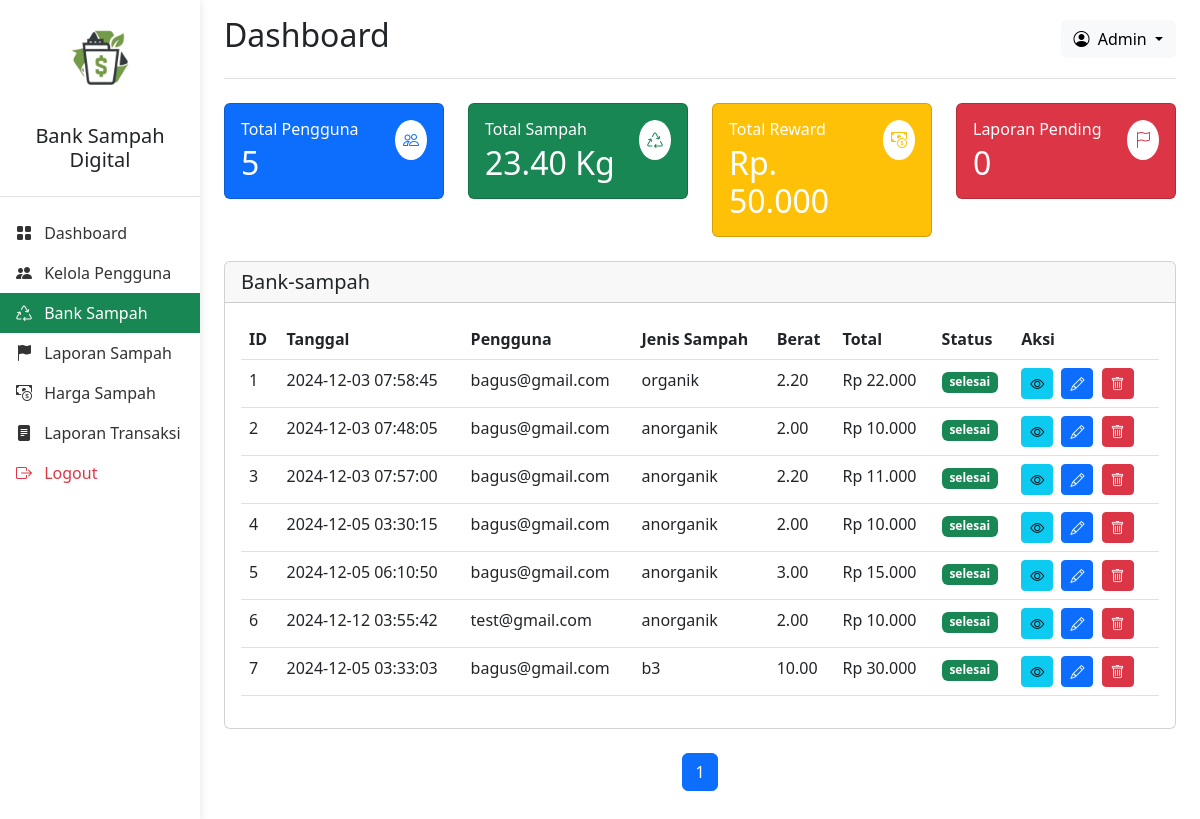
Page /dashboard/bank-sampah.php (signed in) on the committed database.
### tables this page shows
CREATE TABLE `setor_sampah` (
  `id_setor` int NOT NULL,
  `id_user` int DEFAULT NULL,
  `id_kategori` int DEFAULT NULL,
  `berat` decimal(10,2) NOT NULL,
  `total_harga` decimal(10,2) NOT NULL,
  `status` enum('pending','proses','selesai') NOT NULL DEFAULT 'pending',
  `tanggal_setoran` timestamp NULL DEFAULT CURRENT_TIMESTAMP
);

CREATE TABLE `users` (
  `id_user` int NOT NULL,
  `email` varchar(255) NOT NULL,
  `password` varchar(255) NOT NULL,
  `role` enum('user','admin') DEFAULT 'user',
  `tanggal_daftar` timestamp NULL DEFAULT CURRENT_TIMESTAMP
);

CREATE TABLE `kategori_sampah` (
  `id_kategori` int NOT NULL,
  `jenis` enum('organik','anorganik','b3') NOT NULL,
  `harga_per_kg` decimal(10,2) NOT NULL,
  `keterangan` text NOT NULL
);

### dashboard/bank-sampah.php (the view, shortened to what this page needs)
<?php
require_once "../functions/functions.php";
$batas_data = 10;
$halaman = isset($_GET['halaman']) ? (int)$_GET['halaman'] : 1;
$posisi = ($halaman - 1) * $batas_data;
$query_total = "SELECT COUNT(*) AS total FROM setor_sampah";
$total_result = $conn->query($query_total);
$total_data = $total_result->fetch_assoc()['total'];
$total_halaman = ceil($total_data / $batas_data);
$stmt = $conn->prepare("SELECT setor_sampah.*, users.email, kategori_sampah.jenis
                        FROM setor_sampah
                        INNER JOIN users ON setor_sampah.id_user = users.id_user
                        INNER JOIN kategori_sampah ON setor_sampah.id_kategori = kategori_sampah.jenis
                        LIMIT ?, ?");
$stmt->bind_param("ii", $posisi, $batas_data);
$stmt->execute();
$result = $stmt->get_result();
$i = $posisi + 1;
?>
<!DOCTYPE html>
<html lang="id">
<head>
    <link href="https://cdn.jsdelivr.net/npm/bootstrap@5.3.0/dist/css/bootstrap.min.css" rel="stylesheet">
    <link href="https://cdn.jsdelivr.net/npm/bootstrap-icons@1.7.2/font/bootstrap-icons.css" rel="stylesheet">
    <link rel="stylesheet" href="../assets/css/admin.css">
</head>
<body>
    <div class="container-fluid">
        <div class="row">
            <div class="col-md-3 col-lg-2 px-0 bg-white sidebar">
                <div class="d-flex flex-column">
                    <div class="text-center p-3 border-bottom">
                        <img src="../assets/img/Logo.png" alt="Logo" class="img-fluid mb-2" style="max-width: 100px;">
                        <h5>Bank Sampah Digital</h5>
                    </div>
                    <ul class="nav flex-column py-3">
                        <li class="nav-item">
                            <a class="nav-link" href="admin.php">
                                <i class="bi bi-grid-fill me-2"></i>
                                Dashboard
                            </a>
                        </li>
                        <li class="nav-item">
                            <a class="nav-link" href="Kelola.php">
                                <i class="bi bi-people-fill me-2"></i>
                                Kelola Pengguna
                            </a>
                        </li>
                        <li class="nav-item">
                            <a class="nav-link active" href="Bank-sampah.php">
                                <i class="bi bi-recycle me-2"></i>
                                Bank Sampah
                            </a>
                        </li>
                        <li class="nav-item">
                            <a class="nav-link" href="Laporan.php">
                                <i class="bi bi-flag-fill me-2"></i>
                                Laporan Sampah
                            </a>
                        </li>
                        <li class="nav-item">
                            <a class="nav-link" href="Harga.php">
                                <i class="bi bi-cash-coin me-2"></i>
                                Harga Sampah
                            </a>
                        </li>
                        <li class="nav-item">
                            <a class="nav-link" href="Transaksi.php">
                                <i class="bi bi-file-text-fill me-2"></i>
                                Laporan Transaksi
                            </a>
                        </li>
                        <li class="nav-item mt-auto">
                            <a class="nav-link text-danger" href="<?php echo $GLOBALS['base_url']; ?>/user/logout.php">
                                <i class="bi bi-box-arrow-right me-2"></i>
                                Logout
                            </a>
                        </li>
                    </ul>
                </div>
            </div>
            <div class="col-md-9 col-lg-10 ms-sm-auto px-4 py-3">
                <header class="d-flex justify-content-between align-items-center pb-3 mb-4 border-bottom">
                    <h1 class="h2">Dashboard</h1>
                    <div class="d-flex align-items-center">
                        <div class="dropdown">
                            <button class="btn btn-light dropdown-toggle" type="button" id="profileDropdown" data-bs-toggle="dropdown">
                                <i class="bi bi-person-circle me-1"></i>
                                Admin
                            </button>
                        </div>
                    </div>
                </header>
                <div class="row g-4 mb-4">
                    <div class="col-md-3">
                        <div class="card card-dashboard bg-primary text-white">
                            <div class="card-body">
                                <div class="d-flex justify-content-between align-items-start">
                                    <div>
                                        <h6 class="card-title mb-1">Total Pengguna</h6>
                                        <h2 class="mb-0"><?= totaluser(); ?></h2>
                                    </div>
                                    <div class="bg-white rounded-circle p-2">
                                        <i class="bi bi-people text-primary"></i>
                                    </div>
                                </div>
                            </div>
                        </div>
                    </div>
                    <div class="col-md-3">
                        <div class="card card-dashboard bg-success text-white">
                            <div class="card-body">
                                <div class="d-flex justify-content-between align-items-start">
                                    <div>
                                        <h6 class="card-title mb-1">Total Sampah</h6>
                                        <h2 class="mb-0"><?= totalsampah(); ?></h2>
                                    </div>
                                    <div class="bg-white rounded-circle p-2">
                                        <i class="bi bi-recycle text-success"></i>
                                    </div>
                                </div>
                            </div>
                        </div>
                    </div>
                    <div class="col-md-3">
                        <div class="card card-dashboard bg-warning text-white">
                            <div class="card-body">
                                <div class="d-flex justify-content-between align-items-start">
                                    <div>
                                    <h6 class="card-title mb-1">Total Reward</h6>
                                    <h2 class="mb-0"><?= reward(); ?></h2>
                                    </div>
                                    <div class="bg-white rounded-circle p-2">
                                        <i class="bi bi-cash-coin text-warning"></i>
                                    </div>
                                </div>
                            </div>
                        </div>
                    </div>
                    <div class="col-md-3">
                        <div class="card card-dashboard bg-danger text-white">
                            <div class="card-body">
                                <div class="d-flex justify-content-between align-items-start">
                                    <div>
                                        <h6 class="card-title mb-1">Laporan Pending</h6>
                                        <h2 class="mb-0"><?php totallapor2(); ?></h2>
                                    </div>
                                    <div class="bg-white rounded-circle p-2">
                                        <i class="bi bi-flag text-danger"></i>
                                    </div>
                                </div>
                            </div>
                        </div>
                    </div>
                </div>
                <div class="card mb-4">
                    <div class="card-header d-flex justify-content-between align-items-center">
                        <h5 class="mb-0">Bank-sampah</h5>
                    </div>
                    <div class="card-body">
                        <div class="table-responsive">
                            <table class="table table-hover">
                                <thead>
                                    <tr>
                                        <th>ID</th>
                                        <th>Tanggal</th>
                                        <th>Pengguna</th>
                                        <th>Jenis Sampah</th>
                                        <th>Berat</th>
                                        <th>Total</th>
                                        <th>Status</th>
                                        <th>Aksi</th>
                                    </tr>
                                </thead>
                                <tbody>
                                <?php while($row = $result->fetch_assoc()): ?>
                                    <tr>
                                        <td><?= $i++; ?></td>
                                        <td><?= $row['tanggal_setoran']; ?></td>
                                        <td><?= $row['email']; ?></td>
                                        <td><?= $row['jenis']; ?></td>
                                        <td><?= $row['berat']; ?></td>
                                        <td><?= "Rp ". number_format($row['total_harga'], 0, ',', '.') ?></td>
                                        <?php if($row['status'] == 'pending'): ?>
                                        <td>
                                            <span class="badge bg-danger">pending</span>
                                        </td>
                                        <?php elseif($row['status'] == 'proses'): ?>
                                        <td>
                                            <span class="badge bg-warning">proses</span>
                                        </td>
                                        <?php elseif($row['status'] == 'selesai'): ?>
                                        <td>
                                            <span class="badge bg-success">selesai</span>
                                        </td>
                                        <?php endif; ?>
                                        <td>
                                            <button class="btn btn-sm btn-info me-1 lihat-btn"
                                                data-bs-toggle="modal"
                                                data-bs-target="#lihatModal"
                                                data-id1="<?= $row['id_setor'] ?>"
                                                data-email1="<?= $row['email'] ?>"
                                                data-jenis1="<?= $row['jenis'] ?>"
                                                data-berat1="<?= $row['berat'] ?>"
                                                data-total1="<?= $row['total_harga'] ?>">
                                                <i class="bi bi-eye"></i>
                                            </button>
                                            <button class="btn btn-sm btn-primary me-1 edit-btn"
                                                data-bs-toggle="modal"
                                                data-bs-target="#editModal"
                                                data-id="<?= $row['id_setor'] ?>"
                                                data-email="<?= $row['email'] ?>"
                                                data-jenis="<?= $row['jenis'] ?>"
                                                data-berat="<?= $row['berat'] ?>"
                                                data-total="<?= $row['total_harga'] ?>"
                                                data-status="<?= $row['status'] ?>">
                                                <i class="bi bi-pencil"></i>
                                            </button>
                                            <button class="btn btn-sm btn-danger me-1 delete-btn"
                                                data-bs-toggle="modal"
                                                data-bs-target="#deleteModal"
                                                data-id="<?= $row['id_setor'] ?>"
                                                data-email="<?= $row['email'] ?>"
                                                data-jenis="<?= $row['jenis'] ?>"
                                                data-berat="<?= $row['berat'] ?>"
                                                data-total="<?= $row['total_harga'] ?>">
                                                <i class="bi bi-trash"></i>
                                            </button>
                                        </td>
                                    </tr>
                                <?php endwhile; ?>
                                </tbody>
                            </table>
                        </div>
                    </div>
                </div>
    <div class="pagination d-flex justify-content-center mt-3">
        <nav aria-label="Page navigation">
            <ul class="pagination">
                <?php
                for($x = 1; $x <= $total_halaman; $x++){
                    $active = ($x == $halaman) ? 'active' : '';
                    echo "<li class='page-item $active'><a class='page-link' href='?halaman=$x'>$x</a></li>";
                }
                ?>
            </ul>
        </nav>
    </div>
        </div>
    </div>
</div>
</body>
</html>

### assets/css/admin.css (style rules this page uses)
.sidebar { min-height: 100vh; box-shadow: 0 0 10px rgba(0,0,0,0.1); }
.nav-link { color: #333; padding: 0.5rem 1rem; }
.nav-link.active { background-color: #198754; color: white; }
.card-dashboard { transition: transform 0.2s; }

### rows in the picture
setor_sampah: tanggal_setoran "2024-12-03 07:58:45", id_user.email "bagus@gmail.com", id_kategori.jenis "organik", berat "2.20", total_harga "22.000", status "selesai"
setor_sampah: tanggal_setoran "2024-12-03 07:48:05", id_user.email "bagus@gmail.com", id_kategori.jenis "anorganik", berat "2.00", total_harga "10.000", status "selesai"
setor_sampah: tanggal_setoran "2024-12-03 07:57:00", id_user.email "bagus@gmail.com", id_kategori.jenis "anorganik", berat "2.20", total_harga "11.000", status "selesai"
setor_sampah: tanggal_setoran "2024-12-05 03:30:15", id_user.email "bagus@gmail.com", id_kategori.jenis "anorganik", berat "2.00", total_harga "10.000", status "selesai"
setor_sampah: tanggal_setoran "2024-12-05 06:10:50", id_user.email "bagus@gmail.com", id_kategori.jenis "anorganik", berat "3.00", total_harga "15.000", status "selesai"
setor_sampah: tanggal_setoran "2024-12-12 03:55:42", id_user.email "test@gmail.com", id_kategori.jenis "anorganik", berat "2.00", total_harga "10.000", status "selesai"
setor_sampah: tanggal_setoran "2024-12-05 03:33:03", id_user.email "bagus@gmail.com", id_kategori.jenis "b3", berat "10.00", total_harga "30.000", status "selesai"

### other values in the picture
totaluser() "5"
$total_sampah "23.40"
reward() "Rp. 50.000"
$total_lapor "0"
